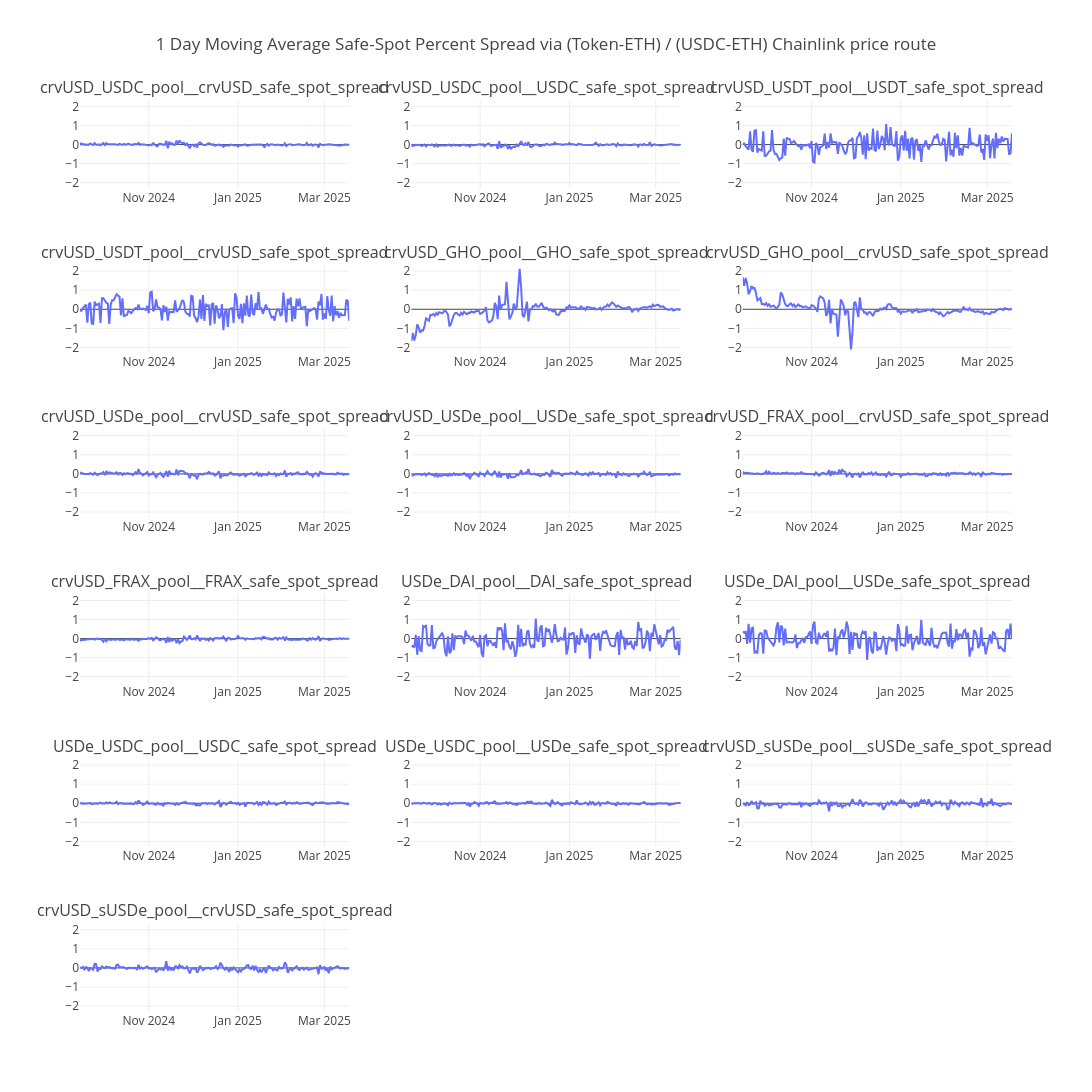
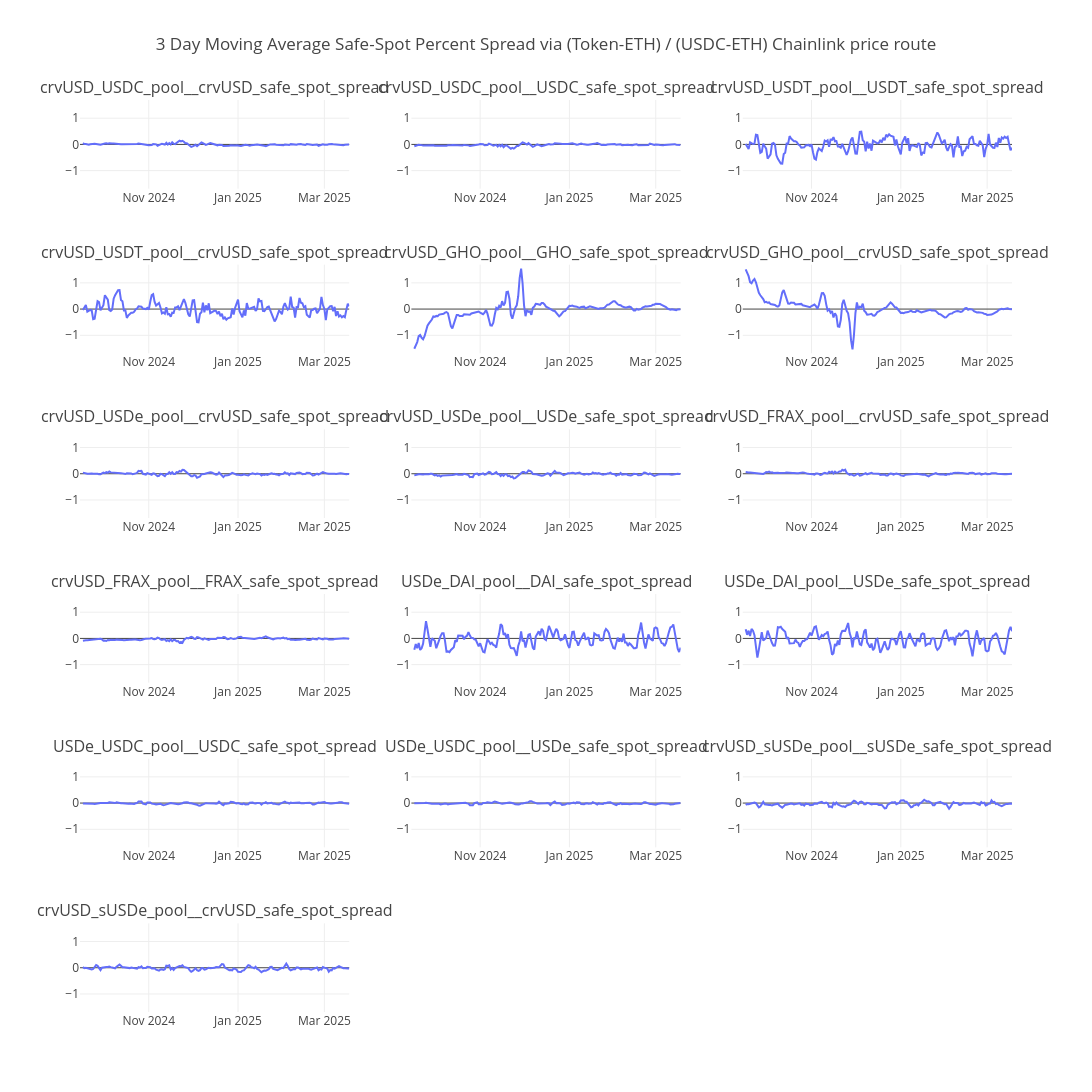
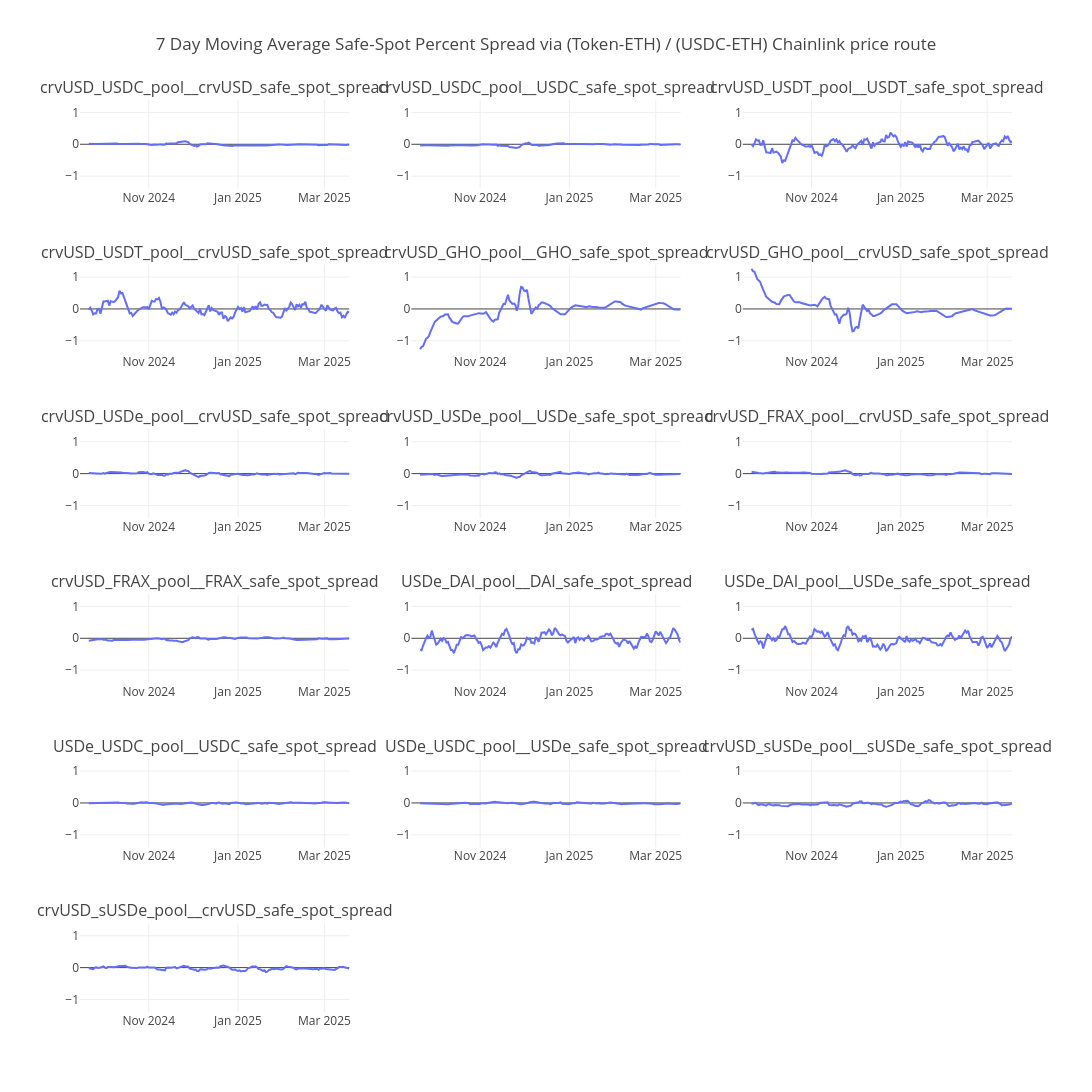

The notebook cell these images were saved under, in order:
### Code cell
import plotly.express as px
import plotly.graph_objects as go
from plotly.subplots import make_subplots
import numpy as np


def render_n_day_subplots(price_df: pd.DataFrame, name: str):

    for n_days in [1, 3, 7]:
        moving_average_df = price_df.resample("1D").last().rolling(n_days).mean()

        # Set the grid dimensions
        num_cols = 3
        num_rows = 1 + ( len(price_df.columns) // num_cols)
        # Create the subplots grid with subplot titles using the column names
        fig = make_subplots(rows=num_rows, cols=num_cols, subplot_titles=list(moving_average_df.columns))

        # Loop over each column and add its trace to the correct subplot cell
        for i, col in enumerate(moving_average_df.columns):
            # Calculate grid position: row and column
            row = i // num_cols + 1
            col_pos = i % num_cols + 1

            # Create a line plot for the column using px.line
            temp_fig = px.line(moving_average_df, y=col)
            temp_fig.update_layout(            yaxis_title="Percent")


            # Add the traces from the temporary figure into the subplot cell
            for trace in temp_fig.data:
                fig.add_trace(trace, row=row, col=col_pos)

        fig.update_yaxes(range=[moving_average_df.min().min() * 1.1, moving_average_df.max().max() *1.1])
        fig.update_layout(
            height=200 * num_rows ,
            width=500 * num_cols ,
            title_text=f"{n_days} Day Moving Average {name}",
            showlegend=False,

        )
        fig.show()

render_n_day_subplots(pool_spot_price_spread_with_safe_price_df, 'Safe-Spot Percent Spread via (Token-ETH) / (USDC-ETH) Chainlink price route')
